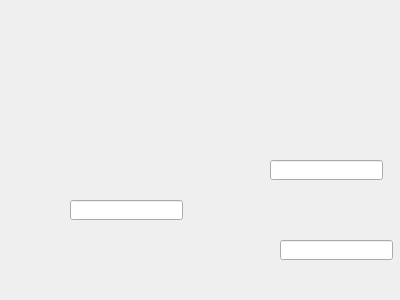
<?xml version="1.0" encoding="UTF-8"?>
<ui version="4.0">
 <class>mydelegateself</class>
 <widget class="QWidget" name="mydelegateself">
  <property name="geometry">
   <rect>
    <x>0</x>
    <y>0</y>
    <width>400</width>
    <height>300</height>
   </rect>
  </property>
  <property name="windowTitle">
   <string>mydelegateself</string>
  </property>
  <widget class="QLineEdit" name="lineEdit">
   <property name="geometry">
    <rect>
     <x>280</x>
     <y>240</y>
     <width>113</width>
     <height>20</height>
    </rect>
   </property>
  </widget>
  <widget class="QLineEdit" name="lineEdit_2">
   <property name="geometry">
    <rect>
     <x>270</x>
     <y>160</y>
     <width>113</width>
     <height>20</height>
    </rect>
   </property>
  </widget>
  <widget class="QLineEdit" name="lineEdit_3">
   <property name="geometry">
    <rect>
     <x>70</x>
     <y>200</y>
     <width>113</width>
     <height>20</height>
    </rect>
   </property>
  </widget>
 </widget>
 <layoutdefault spacing="6" margin="11"/>
 <resources/>
 <connections/>
</ui>
